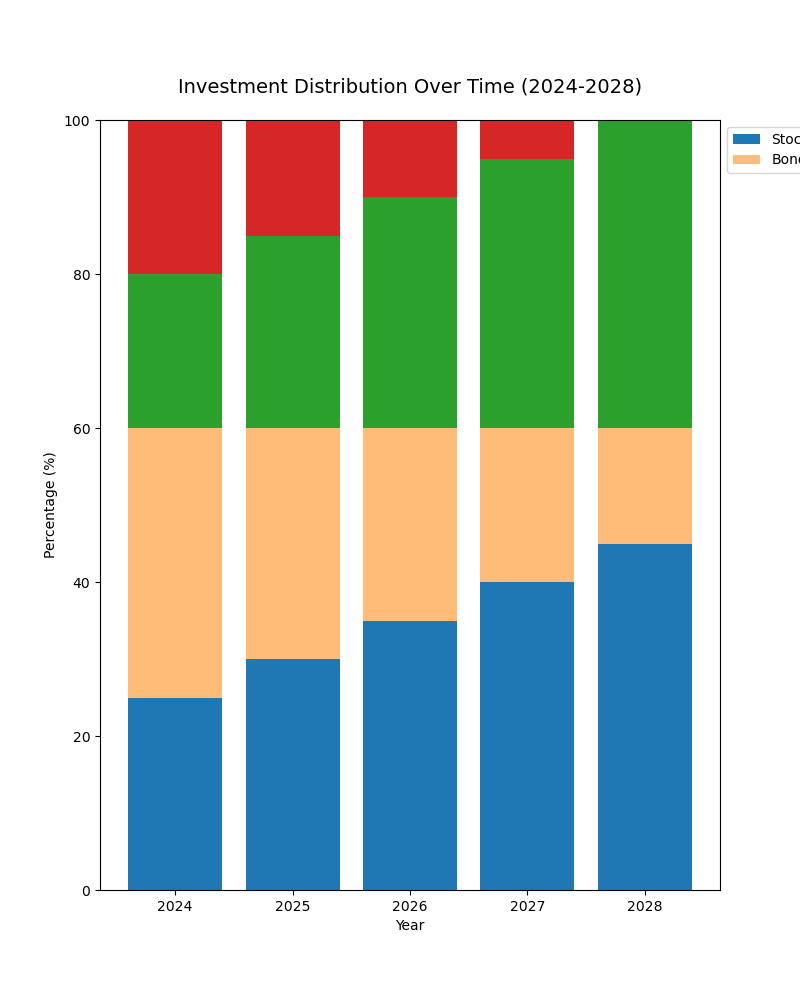

Recreate this plot in Python.

import matplotlib.pyplot as plt
import numpy as np

# Data
years = ['2024', '2025', '2026', '2027', '2028']
stocks = [25, 30, 35, 40, 45]
bonds = [35, 30, 25, 20, 15]
real_estate = [20, 25, 30, 35, 40]
gold = [20, 15, 10, 5, 0]

# Stack data
data = np.array([stocks, bonds, real_estate, gold])
data_cum = data.cumsum(axis=0)

# Bar width
bar_width = 0.8

# Colors
colors = ['#1f77b4', '#ffbb78', '#2ca02c', '#d62728']

# Create figure and axis
fig, ax = plt.subplots(figsize=(8, 10))

# Plot bars
for i, (colname, color) in enumerate(zip(['Stocks', 'Bonds', 'Real Estate', 'Gold'], colors)):
    widths = data[i]
    starts = data_cum[i] - widths
    ax.bar(years, widths, bottom=starts, width=bar_width, label=colname, color=color)

# Add legend
ax.legend(ncol=2, bbox_to_anchor=(1, 1), loc='upper left')

# Add title and labels
ax.set_title('Investment Distribution Over Time (2024-2028)', fontsize=14, pad=20)
ax.set_ylabel('Percentage (%)')
ax.set_xlabel('Year')

plt.show()
